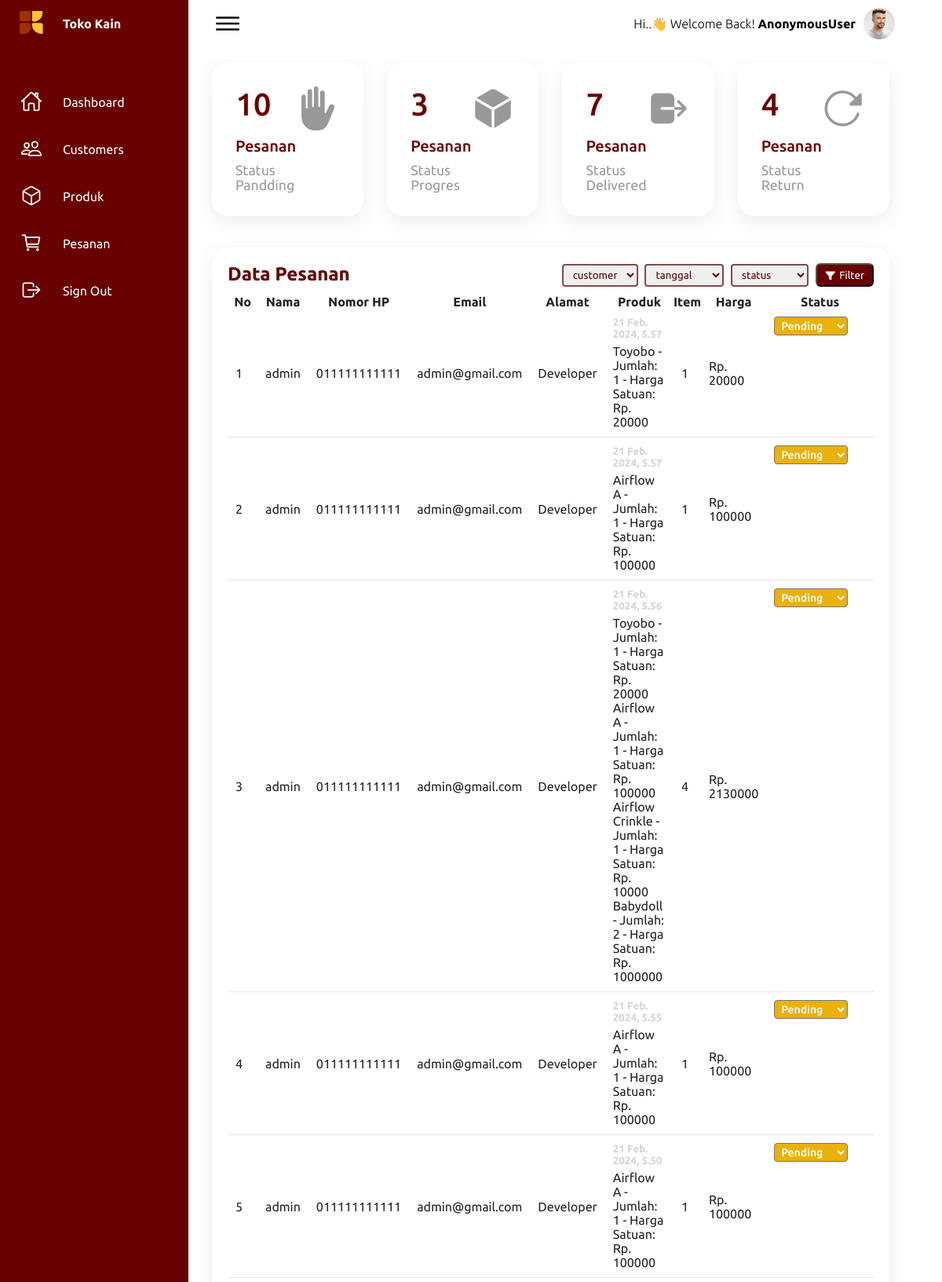
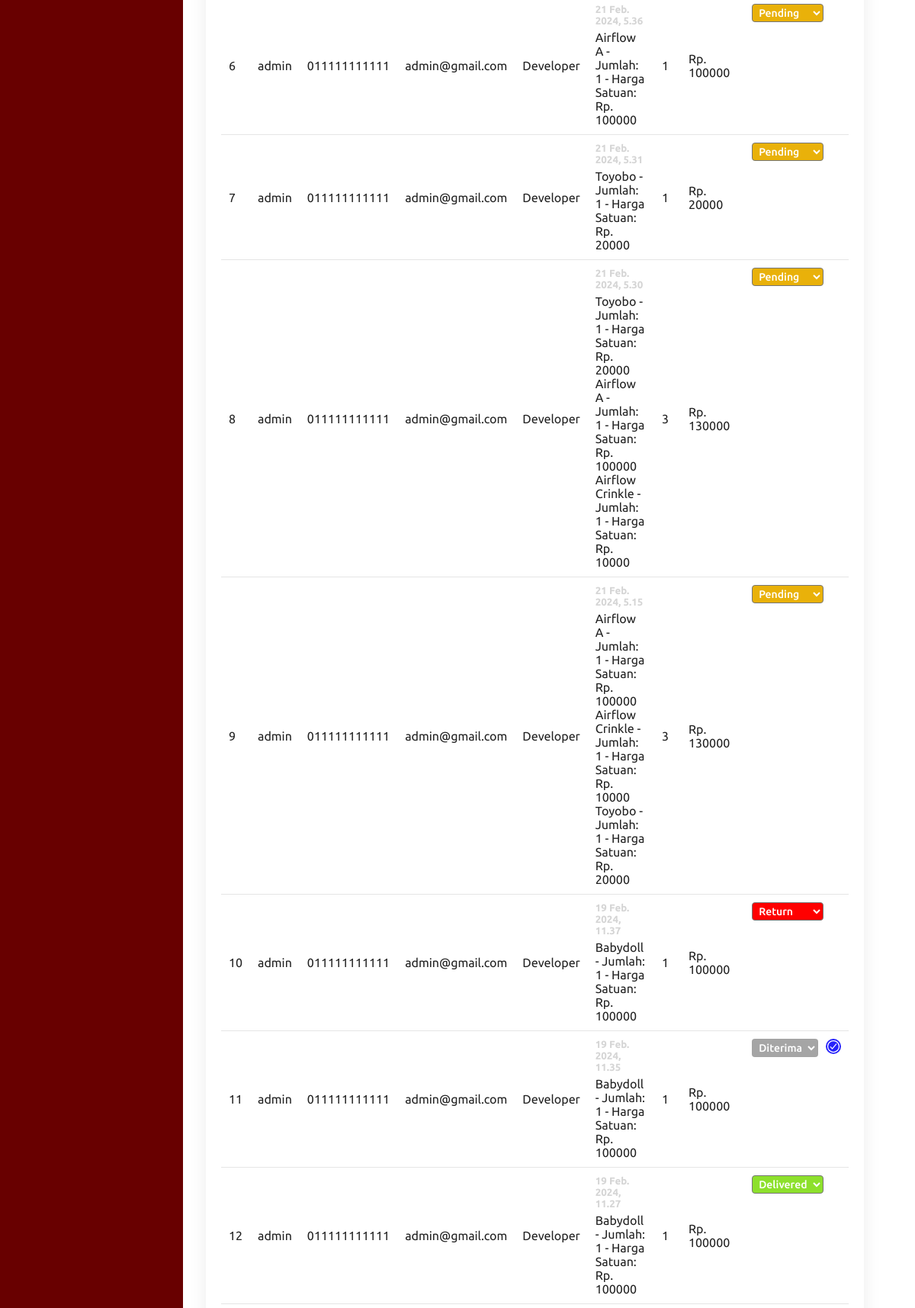
/pesanan/ (upper part), run on the app's committed database (2 pictures, top to bottom).
### greenstore_app/models.py (models this page shows, shortened)
class Pesanan(models.Model):
    STATUS_CHOICES = [
        ('PENDING', 'Pending'),
        ('PROGRES', 'Progres'),
        ('DELIVERED', 'Delivered'),
        ('RETURN', 'Return'),
    ]
    nama_user = models.ForeignKey(CustomUser, on_delete=models.CASCADE)
    nomor_hp = models.CharField(max_length=20)
    email = models.EmailField()
    alamat = models.CharField(max_length=255)
    jumlah_items = models.PositiveIntegerField()
    total_harga = models.IntegerField()
    pesanan_detail = models.TextField()
    status = models.CharField(max_length=10, choices=STATUS_CHOICES, default='PENDING')
    created_at = models.DateTimeField(auto_now_add=True)
    updated_at = models.DateTimeField(auto_now=True)
    diterima = models.BooleanField(default=False)

class CustomUser(AbstractUser):
    nomor = models.CharField(max_length=20)
    alamat = models.CharField(max_length=255)

### greenstore_app/views.py (the view)
# urls.py: path('pesanan/', OrderListView.as_view(), name='pesanan'),
class OrderListView(View):
    template_name = 'dsh_pesanan.html'
    def get(self, request, *args, **kwargs):
        customer_id = request.GET.get('customer')
        date_filter = request.GET.get('date')
        status_filter = request.GET.get('status')
        customers = CustomUser.objects.all()
        status_options = Pesanan.STATUS_CHOICES
        orders = Pesanan.objects.all().order_by('-id')
        if customer_id:
            orders = orders.filter(nama_user_id=customer_id)
        if date_filter == 'today':
            today = datetime.now().date()
            orders = orders.filter(created_at__date=today)
        elif date_filter == 'week':
            week_ago = datetime.now().date() - timedelta(days=7)
            orders = orders.filter(created_at__date__gte=week_ago)
        elif date_filter == 'month':
            month_ago = datetime.now().date() - timedelta(days=30)
            orders = orders.filter(created_at__date__gte=month_ago)
        if status_filter:
            orders = orders.filter(status=status_filter)
        count_pandding = Pesanan.objects.filter(status='PENDING').count()
        count_progres = Pesanan.objects.filter(status='PROGRES').count()
        count_delivered = Pesanan.objects.filter(status='DELIVERED').count()
        count_return = Pesanan.objects.filter(status='RETURN').count()
        context = {
            'orders': orders,
            'customers': customers,
            'status_options': status_options,
            'count_pandding': count_pandding,
            'count_progres': count_progres,
            'count_delivered': count_delivered,
            'count_return': count_return
        }
        return render(request, self.template_name, context)

### templates/dsh_pesanan.html (shortened to what this page needs)
{% load static %}
<!DOCTYPE html>
<html lang="en">
<head>
    <link rel="stylesheet" href="{% static 'css/dashboard.css' %}">
</head>
<body>
    <div class="container">
        <div class="navigation">
            <ul>
                <li>
                    <a href="">
                        <span class="icon">
                            <img src="{% static 'img/logo.svg' %}" alt="Toko Kain" style="width: 30px;">
                        </span>
                        <span class="title" style="font-weight: bold;">Toko Kain</span>
                    </a>
                </li>
                <li>
                    <a href="{% url 'dashboard' %}">
                        <span class="icon">
                            <ion-icon name="home-outline"></ion-icon>
                        </span>
                        <span class="title">Dashboard</span>
                    </a>
                </li>
                <li>
                    <a href="{% url 'customor' %}">
                        <span class="icon">
                            <ion-icon name="people-outline"></ion-icon>
                        </span>
                        <span class="title">Customers</span>
                    </a>
                </li>
                <li>
                    <a href="{% url 'barang' %}">
                        <span class="icon">
                            <ion-icon name="cube-outline"></ion-icon>
                        </span>
                        <span class="title">Produk</span>
                    </a>
                </li>
                <li>
                    <a href="{% url 'pesanan' %}">
                        <span class="icon">
                            <ion-icon name="cart-outline"></ion-icon>
                        </span>
                        <span class="title">Pesanan</span>
                    </a>
                </li>
                <li>
                    <a href="#" id="signoutlink">
                        <span class="icon">
                            <ion-icon name="log-out-outline"></ion-icon>
                        </span>
                        <span class="title">Sign Out</span>
                    </a>
                </li>
            </ul>
        </div>
        <div class="main">
            <div class="topbar">
                <div class="toggle">
                    <ion-icon name="menu-outline"></ion-icon>
                </div>
                <div class="" style="display: flex; gap: 10px; align-items: center;">
                    <h4 style="text-transform: capitalize;"> <span style="font-weight: 200;">hi..👋 welcome back! </span> {{user}}</h4>
                    <div class="user">
                        <img src="{% static 'img/customer01.jpg' %}" alt="user">
                     </div>
                </div>
            </div>
            <div class="cardBox">
                <div class="card">
                    <div>
                        <div class="numbers">{{count_pandding}} <span style="font-size: 20px;">Pesanan</span></div>
                        <div class="cardName">Status Pandding</div>
                    </div>
                    <div class="iconBx">
                        <ion-icon name="hand-left"></ion-icon>
                    </div>
                </div>
                <div class="card">
                    <div>
                        <div class="numbers">{{count_progres}} <span style="font-size: 20px;">Pesanan</span></div>
                        <div class="cardName">Status Progres</div>
                    </div>
                    <div class="iconBx">
                        <ion-icon name="cube"></ion-icon>
                    </div>
                </div>
                <div class="card">
                    <div>
                        <div class="numbers">{{count_delivered}} <span style="font-size: 20px;">Pesanan</span></div>
                        <div class="cardName">Status Delivered</div>
                    </div>
                    <div class="iconBx">
                        <ion-icon name="log-out"></ion-icon>
                    </div>
                </div>
                <div class="card">
                    <div>
                        <div class="numbers">{{count_return}} <span style="font-size: 20px;">Pesanan</span></div>
                        <div class="cardName">Status Return</div>
                    </div>
                    <div class="iconBx">
                        <ion-icon name="reload"></ion-icon>
                    </div>
                </div>
            </div>
            <div class="details">
                <div class="recentOrders">
                    <div class="cardHeader">
                        <h2>Data Pesanan</h2>
                        <form method="get" action="">
                                <select name="customer" id="filter_pesanan">
                                    <option value="">customer</option>
                                </select>
                                <select name="date" id="filter_pesanan">
                                    <option value="">tanggal</option>
                                </select>
                                <select name="status" id="filter_pesanan">
                                    <option value="">status</option>
                                </select>
                                <button type="submit" class="btn"><ion-icon name="funnel" style="margin-right: 2px; transform: translateY(2.2px);"></ion-icon> Filter</button>
                        </form>
                    </div>
                    <table>
                        <thead>
                            <tr>
                                <th>No</th>
                                <th>Nama</th>
                                <th>Nomor HP</th>
                                <th>Email</th>
                                <th>Alamat</th>
                                <th>Produk</th>
                                <th>Item</th>
                                <th style="width: 10%;">Harga</th>
                                <th>Status</th>
                            </tr>
                        </thead>
                        <tbody>
                            {% for order in orders %}
                                <tr>
                                    <td>{{ forloop.counter }}</td>
                                    <td>{{ order.nama_user }}</td>
                                    <td>{{ order.nomor_hp }}</td>
                                    <td>{{ order.email }}</td>
                                    <td>{{ order.alamat }}</td>
                                    <td>
                                        {% if order.status == 'PANDDING' %}
                                        <h5 style="margin-bottom: 5px; color: rgb(213, 213, 213);">{{order.created_at}}</h5>
                                        {% else %}
                                        <h5 style="margin-bottom: 5px; color: rgb(213, 213, 213);">{{order.updated_at}}</h5>
                                        {% endif %}
                                        {{order.pesanan_detail}}
                                    </td>
                                    <td>{{ order.jumlah_items }}</td>
                                    <td>Rp. {{ order.total_harga }}</td>
                                    <td style="display: flex; gap: 10px;">
                                        {% if order.diterima == False %}
                                        <select name="status" class="status {{ order.status|lower }}" data-order-id="{{ order.id }}">
                                            {% for status_value, status_display in order.STATUS_CHOICES %}
                                                {% if order.status == status_value %}
                                                    <option value="{{ status_value }}" selected>{{ status_display }}</option>
                                                {% else %}
                                                    <option value="{{ status_value }}">{{ status_display }}</option>
                                                {% endif %}
                                            {% endfor %}
                                        </select>
                                        {% else %}
                                        <select disabled style="background-color: grey;" name="status" class="status {{ order.status|lower }}" data-order-id="{{ order.id }}">
                                            {% for status_value, status_display in order.STATUS_CHOICES %}
                                                {% if order.status == status_value %}
                                                    <option value="{{ status_value }}" selected> Diterima</option>
                                                {% else %}
                                                    <option value="{{ status_value }}">{{ status_display }}</option>
                                                {% endif %}
                                            {% endfor %}
                                        </select>
                                         <ion-icon name="checkmark-circle-outline" style="background-color: rgb(38, 34, 250); width: 20px; height: 20px; color: white; border-radius: 50px;"></ion-icon>
                                      {% endif %}
                                    </td>
                                </tr>
                            {% endfor %}
                        </tbody>
                    </table>
                </div>
            </div>
        </div>
    </div>
</body>
</html>

### static/css/dashboard.css (style rules this page uses)
* { font-family: "Ubuntu", sans-serif; margin: 0; padding: 0; box-sizing: border-box; }
:root { --satu: #FFC331; --dua: #ad0000; --blue: #680000; --white: #fff; --gray: #f5f5f5; --black1: #222; --black2: #999; --vs-primary: 29 92 255; }
body { min-height: 100vh; overflow-x: hidden; }
.container { position: relative; width: 100%; }
.navigation { position: fixed; width: 240px; height: 100%; background: var(--blue); border-left: 10px solid var(--blue); transition: 0.5s; overflow: hidden; }
.navigation ul { position: absolute; top: 0; left: 0; width: 100%; }
.navigation ul li { position: relative; width: 100%; list-style: none; border-top-left-radius: 30px; border-bottom-left-radius: 30px; }
.navigation ul li:nth-child(1) { margin-bottom: 40px; pointer-events: none; }
.navigation ul li a { position: relative; display: block; width: 100%; display: flex; text-decoration: none; color: var(--white); }
.navigation ul li a .icon { position: relative; display: block; min-width: 60px; height: 60px; line-height: 75px; text-align: center; }
.navigation ul li a .icon ion-icon { font-size: 1.75rem; }
.navigation ul li a .title { position: relative; display: block; padding: 0 10px; height: 60px; line-height: 60px; text-align: start; white-space: nowrap; }
.main { position: absolute; width: calc(100% - 300px); left: 250px; min-height: 100vh; background: var(--white); transition: 0.5s; }
.topbar { width: 100%; height: 60px; display: flex; justify-content: space-between; align-items: center; padding: 0 10px; }
.toggle { position: relative; width: 60px; height: 60px; display: flex; justify-content: center; align-items: center; font-size: 2.5rem; cursor: pointer; }
.user { position: relative; width: 40px; height: 40px; border-radius: 50%; overflow: hidden; cursor: pointer; }
.user img { position: absolute; top: 0; left: 0; width: 100%; height: 100%; object-fit: cover; }
.cardBox { position: relative; width: 100%; padding: 20px; display: grid; grid-template-columns: repeat(4, 1fr); grid-gap: 30px; }
.cardBox .card { position: relative; background: var(--white); padding: 30px; border-radius: 20px; display: flex; justify-content: space-between; cursor: pointer; box-shadow: 0 7px 25px rgba(0, 0, 0, 0.08); }
.cardBox .card .numbers { position: relative; font-weight: 500; font-size: 2.5rem; color: var(--blue); }
.cardBox .card .cardName { color: var(--black2); font-size: 1.1rem; margin-top: 5px; }
.cardBox .card .iconBx { font-size: 3.5rem; color: var(--black2); }
.details { position: relative; width: 100%; padding: 20px; display: grid; grid-template-columns: 1fr; grid-gap: 30px; }
.details .recentOrders { position: relative; min-height: 500px; background: var(--white); padding: 20px; box-shadow: 0 7px 25px rgba(0, 0, 0, 0.08); border-radius: 20px; }
.details .cardHeader { display: flex; justify-content: space-between; align-items: flex-start; }
.cardHeader h2 { font-weight: 600; color: var(--blue); }
.cardHeader .btn { position: relative; padding: 5px 10px; background: var(--blue); text-decoration: none; color: var(--white); border-radius: 6px; }
.details table { width: 100%; border-collapse: collapse; margin-top: 10px; }
.details .recentOrders table tr { color: var(--black1); border-bottom: 1px solid rgba(0, 0, 0, 0.1); }
.details .recentOrders table tr:last-child { border-bottom: none; }
.details .recentOrders table tr td { padding: 10px; }
.details .recentOrders table tr td:last-child { text-align: end; }
.details .recentOrders table tr td:nth-child(2) { text-align: end; }
.details .recentOrders table tr td:nth-child(3) { text-align: center; }
.status.delivered { padding: 2px 4px; background: #8de02c; color: var(--white); border-radius: 4px; font-size: 14px; font-weight: 500; }
.status.pending { padding: 2px 4px; background: #e9b10a; color: var(--white); border-radius: 4px; font-size: 14px; font-weight: 500; }
.status.return { padding: 2px 4px; background: #f00; color: var(--white); border-radius: 4px; font-size: 14px; font-weight: 500; }

### templates/dsh_pesanan.html (style rules this page uses)
#filter_pesanan { padding: 4px 8px; margin-right: 5px; color: rgb(93, 2, 2); border: 2px solid rgb(129, 75, 75); border-radius: 4px; }

### data on the page
Pesanan: nama_user "admin", nomor_hp "011111111111", email "admin@gmail.com", alamat "Developer", updated_at "21 Feb. 2024, 5.57", pesanan_detail "Toyobo - Jumlah: 1 - Harga Satuan: Rp. 20000", jumlah_items "1", total_harga "20000", status "Pending"
Pesanan: nama_user "admin", nomor_hp "011111111111", email "admin@gmail.com", alamat "Developer", updated_at "21 Feb. 2024, 5.57", pesanan_detail "Airflow A - Jumlah: 1 - Harga Satuan: Rp. 100000", jumlah_items "1", total_harga "100000", status "Pending"
Pesanan: nama_user "admin", nomor_hp "011111111111", email "admin@gmail.com", alamat "Developer", updated_at "21 Feb. 2024, 5.56", pesanan_detail "Toyobo - Jumlah: 1 - Harga Satuan: Rp. 20000 Airflow A - Jumlah: 1 - Harga Satuan: Rp. 100000 Airflow Crinkle - Jumlah: 1 - Harga Satuan: Rp. 10000 Babydoll - Jumlah: 2 - Harga Satuan: Rp. 1000000", jumlah_items "4", total_harga "2130000", status "Pending"
Pesanan: nama_user "admin", nomor_hp "011111111111", email "admin@gmail.com", alamat "Developer", updated_at "21 Feb. 2024, 5.55", pesanan_detail "Airflow A - Jumlah: 1 - Harga Satuan: Rp. 100000", jumlah_items "1", total_harga "100000", status "Pending"
Pesanan: nama_user "admin", nomor_hp "011111111111", email "admin@gmail.com", alamat "Developer", updated_at "21 Feb. 2024, 5.50", pesanan_detail "Airflow A - Jumlah: 1 - Harga Satuan: Rp. 100000", jumlah_items "1", total_harga "100000", status "Pending"
Pesanan: nama_user "admin", nomor_hp "011111111111", email "admin@gmail.com", alamat "Developer", updated_at "21 Feb. 2024, 5.36", pesanan_detail "Airflow A - Jumlah: 1 - Harga Satuan: Rp. 100000", jumlah_items "1", total_harga "100000", status "Pending"
Pesanan: nama_user "admin", nomor_hp "011111111111", email "admin@gmail.com", alamat "Developer", updated_at "21 Feb. 2024, 5.31", pesanan_detail "Toyobo - Jumlah: 1 - Harga Satuan: Rp. 20000", jumlah_items "1", total_harga "20000", status "Pending"
Pesanan: nama_user "admin", nomor_hp "011111111111", email "admin@gmail.com", alamat "Developer", updated_at "21 Feb. 2024, 5.30", pesanan_detail "Toyobo - Jumlah: 1 - Harga Satuan: Rp. 20000 Airflow A - Jumlah: 1 - Harga Satuan: Rp. 100000 Airflow Crinkle - Jumlah: 1 - Harga Satuan: Rp. 10000", jumlah_items "3", total_harga "130000", status "Pending"
Pesanan: nama_user "admin", nomor_hp "011111111111", email "admin@gmail.com", alamat "Developer", updated_at "21 Feb. 2024, 5.15", pesanan_detail "Airflow A - Jumlah: 1 - Harga Satuan: Rp. 100000 Airflow Crinkle - Jumlah: 1 - Harga Satuan: Rp. 10000 Toyobo - Jumlah: 1 - Harga Satuan: Rp. 20000", jumlah_items "3", total_harga "130000", status "Pending"
Pesanan: nama_user "admin", nomor_hp "011111111111", email "admin@gmail.com", alamat "Developer", updated_at "19 Feb. 2024, 11.37", pesanan_detail "Babydoll - Jumlah: 1 - Harga Satuan: Rp. 100000", jumlah_items "1", total_harga "100000", status "Return"
Pesanan: nama_user "admin", nomor_hp "011111111111", email "admin@gmail.com", alamat "Developer", updated_at "19 Feb. 2024, 11.35", pesanan_detail "Babydoll - Jumlah: 1 - Harga Satuan: Rp. 100000", jumlah_items "1", total_harga "100000", status "Diterima"
Pesanan: nama_user "admin", nomor_hp "011111111111", email "admin@gmail.com", alamat "Developer", updated_at "19 Feb. 2024, 11.27", pesanan_detail "Babydoll - Jumlah: 1 - Harga Satuan: Rp. 100000", jumlah_items "1", total_harga "100000", status "Delivered"

### other printed values
{{ user }} "AnonymousUser"
{{ count_pandding }} "10"
{{ count_progres }} "3"
{{ count_delivered }} "7"
{{ count_return }} "4"
